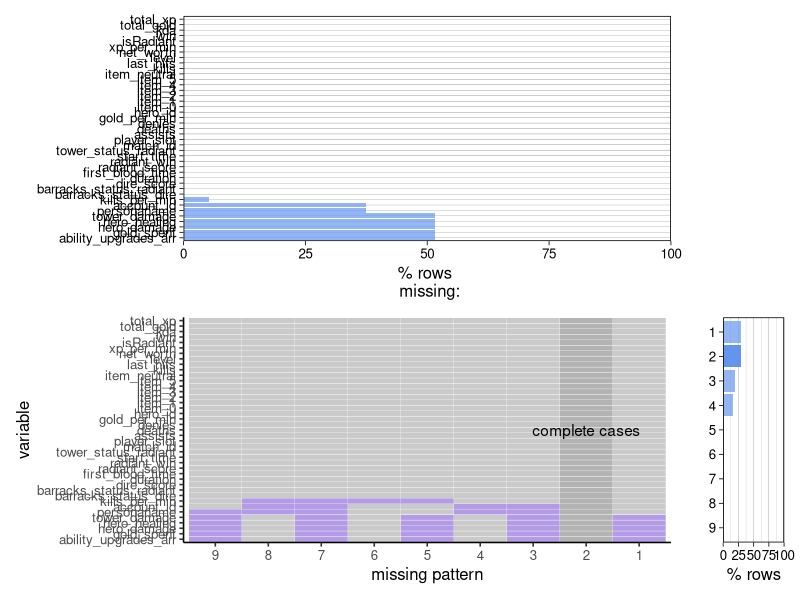

The R script that drew this image:
## ---- chunk 1
#| out-width: 100%
#| echo: false
#| fig-width: 10
#| fig-height: 10
library(tidyverse)
library(dplyr)
#library(redav)

addata_csv <- read_csv("addata.csv")

# THIS IS FROM THE REDAV PACKAGE 
# https://github.com/jtr13/redav/blob/main/R/plot_missing.R
# We had too many columns to plot and needed to modify the charts accordingly. 
# The only modifications made were to the heights and widths, and flipping coordinates

plot_missing <- function(x, percent = TRUE) {	
  na_count_all <- data.frame(is.na(x)) %>%	
    dplyr::group_by_all() %>%	
    dplyr::count(name = "count", sort = TRUE) %>%	
    dplyr::ungroup() %>%	
    tibble::rownames_to_column("pattern")	
  
  na_count_all <- na_count_all %>% 
    dplyr::mutate(pattern = factor(.data$pattern, levels = nrow(na_count_all):1))
  
  # count the number of columns with missing values; will be used later to determine if there's a "none missing" pattern	
  na_count_all <- na_count_all %>% 	
    dplyr::rowwise() %>%	
    dplyr::mutate(num_missing_cols = sum(dplyr::c_across(where(is.logical))))	
  
  # data frame for missing patterns bar chart	
  na_count_by_pattern <- na_count_all[,c("pattern", "count", "num_missing_cols")]
  na_count_by_pattern$none_missing <- ifelse(na_count_by_pattern$num_missing_cols == 0, TRUE, FALSE)

  # data frame for missing by column bar chart	
  na_count_by_column <- data.frame(is.na(x)) %>%	
    colSums() %>% 	
    sort(decreasing = TRUE) %>% 	
    tibble::enframe(name = "var", value = "count")	
  
  # tidy and sort na_count_all by column counts	
  na_count_all_tidy <- na_count_all %>% 	
    tidyr::pivot_longer(where(is.logical), names_to = "variable") %>%	
    dplyr::mutate(variable = factor(.data$variable, levels = na_count_by_column$var))  %>% 	
    dplyr::mutate(none_missing = ifelse(.data$num_missing_cols == 0, TRUE, FALSE))	
  
  # main plot
  main_plot <- ggplot2::ggplot(na_count_all_tidy, ggplot2::aes(.data$variable, .data$pattern, fill = factor(.data$value), alpha = .data$none_missing)) +	
    ggplot2::geom_tile(color = "white") +	
    ggplot2::scale_fill_manual(values = c("grey70", "mediumpurple")) +	
    ggplot2::scale_alpha_manual(values = c(.7, 1)) +	
    ggplot2::ylab("missing pattern") +	
    ggplot2::guides(fill = "none", alpha = "none") +	
    ggplot2::theme_classic(12) +
    coord_flip()
  
  # check for "none missing" pattern
  none_missing_pattern <- na_count_by_pattern %>%
    dplyr::filter(.data$none_missing) %>% dplyr::pull(.data$pattern)
  
  if (length(none_missing_pattern) > 0) {	
    main_plot <- main_plot +	
      ggplot2::annotate("text", x = (ncol(na_count_all)-2)/2,	
               y = nrow(na_count_all) + 1 - as.numeric(as.character(none_missing_pattern)),	
               label = "complete cases")	
  }	
  
  # margin plots
  
  denom <- ifelse(percent, nrow(x)/100, 1)
  
  missing_by_column_plot <- ggplot2::ggplot(na_count_by_column, ggplot2::aes(forcats::fct_inorder(.data$var), .data$count/denom)) +	
    ggplot2::geom_col(fill = "cornflowerblue", alpha = .7) +
    ggplot2::scale_y_continuous(expand = c(0, 0), n.breaks = 3) +	
    ggplot2::xlab("") +
    ggplot2::ylab(ifelse(percent, "% rows \n missing:", "num rows \n missing:")) +	
    ggplot2::theme_linedraw(12) + 	
    ggplot2::theme(panel.grid.major.x = ggplot2::element_blank(),	
          panel.grid.minor.x = ggplot2::element_blank()) +
    coord_flip()
  
  missing_by_pattern_plot <- 
    ggplot2::ggplot(na_count_by_pattern, ggplot2::aes(.data$pattern, .data$count/denom, alpha = .data$none_missing)) +
    ggplot2::geom_col(fill = "cornflowerblue") +
    ggplot2::coord_flip() +
    ggplot2::scale_y_continuous(expand = c(0, 0), n.breaks = 3) +
    ggplot2::scale_alpha_manual(values = c(.7, 1)) +
    ggplot2::xlab("") +
    ggplot2::ylab(ifelse(percent, "% rows", "row count")) +
    ggplot2::guides(alpha = "none") +
    ggplot2::theme_linedraw(12) +
    ggplot2::theme(panel.grid.major.y = ggplot2::element_blank(), 
          panel.grid.minor.y = ggplot2::element_blank()) +
    coord_flip()
  
  if (percent) {	
    missing_by_column_plot <- missing_by_column_plot +
      ggplot2::scale_y_continuous(expand = c(0, 0), n.breaks = 5,
                         limits = c(0, 100))	
    missing_by_pattern_plot <- missing_by_pattern_plot +
      ggplot2::scale_y_continuous(expand = c(0, 0), n.breaks = 5,
                         limits = c(0, 100))	
  }	
  
  missing_by_column_plot + patchwork::plot_spacer() + 	
    main_plot + missing_by_pattern_plot + 	
    patchwork::plot_layout(widths = c(8, 1), heights = c(8, 8))
}

plot_missing(addata_csv)

